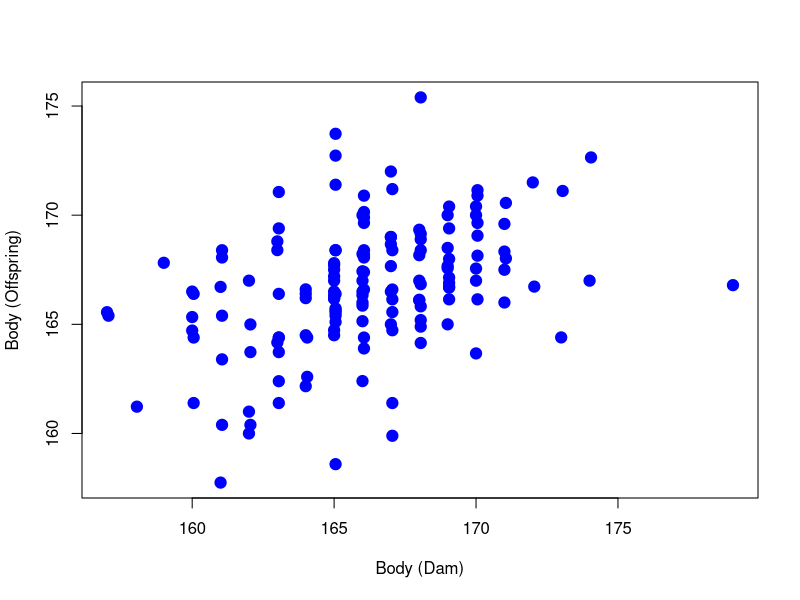

The R script that drew this image: (Note: this script raises an error after producing the figure.)
## ---- chunk 1
library(dplyr)
setwd('./') #You may need to set your working directory to where you downloaded the files
## ---- chunk 2
thamnophis <- read.table('R_inland_snake_data.txt',header=TRUE)
thamnophis
## ---- chunk 3
thamnophis <- group_by(thamnophis, family) # Use the variable `family` as a grouping variable
moms <- filter(thamnophis, row_number()==1) # Extract first row for each family
kids <- filter(thamnophis, row_number()!=1) %>% dplyr::summarize(., across(body:post, ~ mean(.x, na.rm=TRUE))) #Extract all but the first row for each family, and summarize by averaging all traits, from `body` to `post`.
families <- left_join(moms, kids, "family", suffix=c(".mom", ".kids")) #Re-join mom and kids
families
## ---- chunk 4
plot(families$body.mom, families$body.kids, pch=19, col="blue", cex=1.5, xlab="Body (Dam)", ylab="Body (Offspring)")
lm1 <- ??? # Fill in the appropriate call here
abline(lm1, lwd=5, lty=2)
summary(lm1)

#Questions:
#What parameter is associated with the heritability? 
#How do we obtain our estimate of the heritability for these data (remember the relatedness)? 
#Is this narrow-sense or broad-sense heritability?
## ---- chunk 5
h2 <- list() #heritability
Vp <- list() #phenotypic variance
Va <- list() #additive genetic variance

h2$body <- ??? #Remember we only have 1 of the parents. Use the slope from the linear model 
               # by using `lm1$coefficients[2]`
Vp$body <- var(moms$body, na.rm=TRUE) # Could also include offspring, but non-independent samples
Va$body <- ??? # Use equation for heritability
## ---- chunk 6


## ---- chunk 7
nreps <- 1000 # Number of bootstrap replicates
bootsample <- matrix(NA, nrow=nreps, ncol=6) # Create an empty matrix where we will store results
colnames(bootsample) <- colnames(thamnophis)[3:8] # Set the column names of the empty results matrix
for(i in 1:nreps){
  samp <- sample(1:nrow(families), nrow(families), replace=TRUE) # Key step to a bootstrap: Resample families with replacement
  .newfamilies <- families[samp,] #Use the resampled families to create a new dataset where different families are randomly reweighted in frequency
  h2row <- list() #Stpre results for each trait
  for(j in 3:8){ #iterate over each of the traits
    trait <- colnames(thamnophis)[j] 
    h2row[[trait]] <- 2*unname(lm(.newfamilies[[j+6]] ~ .newfamilies[[j]])$coefficients[2])
  }
  bootsample[i,] <- do.call(c, h2row)
}

## ---- chunk 8

par(mfrow=c(3,2))
for(i in 1:ncol(bootsample)){
  traitname <- colnames(bootsample)[i]
  hist(bootsample[,i], main=traitname, xlim=c(-0.5, 1.5), breaks=nreps/20, xlab="heritability") 
  abline(v=mean(bootsample[,i]), lty=2, lwd=3)
  abline(v=0, lwd=2, col="red")
  abline(v=1, lwd=2, col="red")
}
